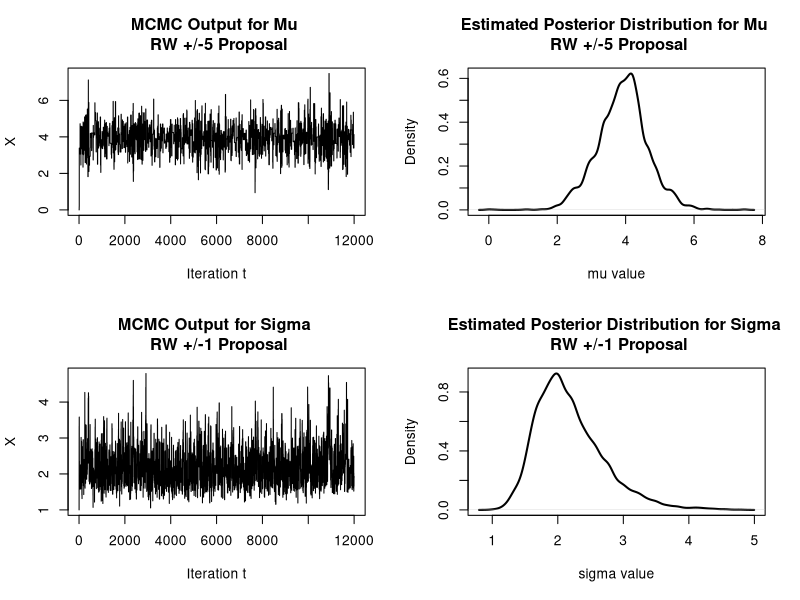

The R script that drew this image: (Note: this script raises an error after producing the figure.)
# Likelihood: Y_i|mu,sigma ~ N(mu,sigma) i=1,...,n (indep)
#    likelihood will be product of n normal dists
# Priors: mu ~ N(0,100), sigma ~ chisq(2) (indep)
# Actual posterior is unknown (we are using non-conjugate priors)

# data
######
n = 10
y <- c(3.659798, 6.203945, 4.200632, 6.837608, 1.433226, 
	6.449043, 3.906239, 1.211519, 2.543834, 2.785943)

# starting values
mu <- c(0)
sigma <- c(1)
sd <- 1

burnin <- 2000
iter <- 10000
move_mu <- 0 
move_sigma <- 0 
accept_mu <- 0 
accept_sigma <- 0 

set.seed(23)

for(i in 1:(burnin + iter)) {

	# proposal ratio
	################

	# choose move type at random
	u <- runif(1)
	if (u <= 0.5) {
	  movetype = "mu"
	  move_mu = move_mu + 1 
	}
	else {
	  movetype = "sigma"
	  move_sigma = move_sigma + 1 
	}

	# RW proposal (1-at-a-time)	
	  # RW proposal for mu
	if (movetype == "mu") {
		muprime <- runif(1, mu[i] - 5, mu[i] + 5)
		sigmaprime <- sigma[i]
		prop_ratio <- 1
	}	
	  #Normal RW proposal for mu
#   if (movetype == 'mu'){
#     muprime <- rnorm(1, mu[i], sd)
#     sigmaprime <- sigma[i]
#     prop_ratio <- dnorm(mu[i], muprime, sd) / dnorm(muprime, mu[i], sd)
#   }
	 	
	if(movetype == "sigma") {
		muprime <- mu[i]
		sigmaprime <- runif(1, sigma[i] - 1, sigma[i] + 1)
		if (sigmaprime > 0) prop_ratio <- 1
		else prop_ratio <- 0
	}
	
	
	# prior ratio
	#############
	if (sigmaprime > 0) {
		prior_ratio <- (dnorm(muprime, 0, 100) * dchisq(sigmaprime, 2)) /
					   (dnorm(mu[i], 0, 100) * dchisq(sigma[i], 2))
	}
  else prior_ratio <- 0
  
	# likelihood ratio
	##################
	if (sigmaprime > 0) {
		like_ratio <- 1
		for (j in 1:n) {
			like_ratio <- like_ratio * dnorm(y[j], muprime, sigmaprime) / 
			  dnorm(y[j], mu[i], sigma[i])
		}
	}
  else like_ratio <- 0 
		
	# acceptance probability
	########################
	acc_prob <- like_ratio * prior_ratio * prop_ratio

	
	# accept/reject
	###############
	if (runif(1) < acc_prob) { # accept
		mu[i+1] <- muprime
		sigma[i+1] <- sigmaprime
		if (movetype == 'mu') accept_mu = accept_mu + 1
		if (movetype == 'sigma') accept_sigma = accept_sigma + 1
	}
	else { # reject
		mu[i+1] <- mu[i]
		sigma[i+1] <- sigma[i]
	}
}

# Report estimated posterior means
cat("posterior mean of mu:    ", mean(mu[-burnin]), "\n")
cat("posterior mean of sigma: ", mean(sigma[-burnin]), "\n")

# Plot MCMC output and estimated posterior distribution
par(mfrow = c(2, 2))
grd <- seq(0, 15, 0.001)
plot(mu, type = 'l', main = 'MCMC Output for Mu \n RW +/-5 Proposal', 
     xlab = 'Iteration t', ylab = 'X')
plot(density(mu[-burnin]), lwd=2, xlab = 'mu value', ylab ='Density', 
     main = 'Estimated Posterior Distribution for Mu \n RW +/-5 Proposal')
grd <- seq(0, 5, 0.001)
plot(sigma, type='l', xlab = 'Iteration t', ylab = 'X', 
     main = 'MCMC Output for Sigma \n RW +/-1 Proposal')
plot(density(sigma[-burnin]), lwd=2, xlab = 'sigma value', ylab = 'Density', 
     main = 'Estimated Posterior Distribution for Sigma \n RW +/-1 Proposal')

#95% credible set
quantile(mu, 0.025)
quantile(mu, 0.975)
quantile(sigma, 0.025)
quantile(sigma, 0.975)

#acceptance rate
accept_mu / move_mu
accept_sigma / move_sigma

#Geweke's convergence diagnostic
theta_matrix <- cbind(mu, sigma)
rownames(theta_matrix) <- c(1:length(mu))
boa.geweke(theta_matrix, 0.1, 0.5)
